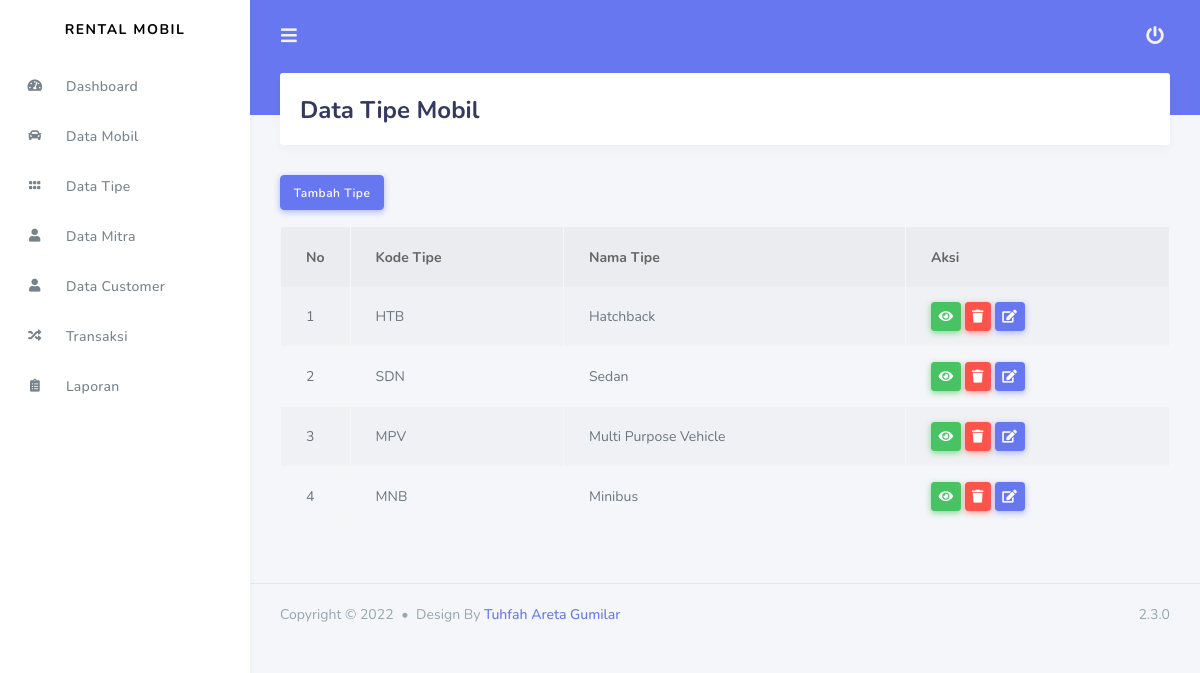
/index.php/admin/data_tipe, run on the app's committed database.
### tables this page shows
CREATE TABLE `tipe` (
  `id_type` int(11) NOT NULL AUTO_INCREMENT,
  `kode_tipe` varchar(20) NOT NULL,
  `nama_tipe` varchar(120) NOT NULL,
  PRIMARY KEY (`id_type`)
);

### application/controllers/admin/Data_tipe.php (called while the page is built, shortened)
<?php
class Data_tipe extends CI_Controller
{
	public function index()
	{
		$data['tipe'] = $this->rental_model->get_data('tipe')->result();
		$this->load->view('templates_admin/header');
		$this->load->view('templates_admin/sidebar');
		$this->load->view('admin/data_tipe', $data);
		$this->load->view('templates_admin/footer');
	}
}
?>

### index.php (called while the page is built, shortened)
<?php
require_once BASEPATH . 'core/CodeIgniter.php';

### application/models/Rental_model.php (called while the page is built, shortened)
<?php
class rental_model extends CI_Model{
	public function get_data($table)
	{
		return $this->db->get($table);
	}
}

### application/views/admin/data_tipe.php (the view, shortened to what this page needs)
<div class="main-content">
	<div class="section">
		<div class="section-header">
			<h1>Data Tipe  Mobil</h1>
		</div>
	</div>
	<a class="btn btn-primary mb-3" href="<?php echo base_url('admin/data_tipe/tambah_tipe') ?>">Tambah Tipe</a>
	<table class="table table-bordered table-striped table-hover">
		<thead>
			<tr>
				<th width="20px">No</th>
				<th>Kode Tipe</th>
				<th>Nama Tipe</th>
				<th>Aksi</th>
			</tr>
		</thead>
		<tbody>
			<?php
			$no=1;
			foreach($tipe as$tp) : ?>
				<tr>
					<td><?php echo $no++ ?></td>
					<td><?php echo $tp->kode_tipe ?></td>
					<td><?php echo $tp->nama_tipe ?></td>
					<td>
						<a href="<?php echo base_url('admin/data_tipe/detail_tipe/').$tp->id_type ?>" class="btn btn-sm btn-success"><i class="fas fa-eye"></i></a>
            			<a href="<?php echo base_url('admin/data_tipe/delete_tipe/').$tp->id_type ?>" class="btn btn-sm btn-danger"><i class="fas fa-trash"></i></a>
            			<a href="<?php echo base_url('admin/data_tipe/update_tipe/').$tp->id_type ?>" class="btn btn-sm btn-primary"><i class="fas fa-edit"></i></a>
					</td>
				</tr>
			<?php endforeach;  ?>
		</tbody>
	</table>
</div>

### data on the page
tipe: kode_tipe "HTB", nama_tipe "Hatchback"
tipe: kode_tipe "SDN", nama_tipe "Sedan"
tipe: kode_tipe "MPV", nama_tipe "Multi Purpose Vehicle"
tipe: kode_tipe "MNB", nama_tipe "Minibus"
